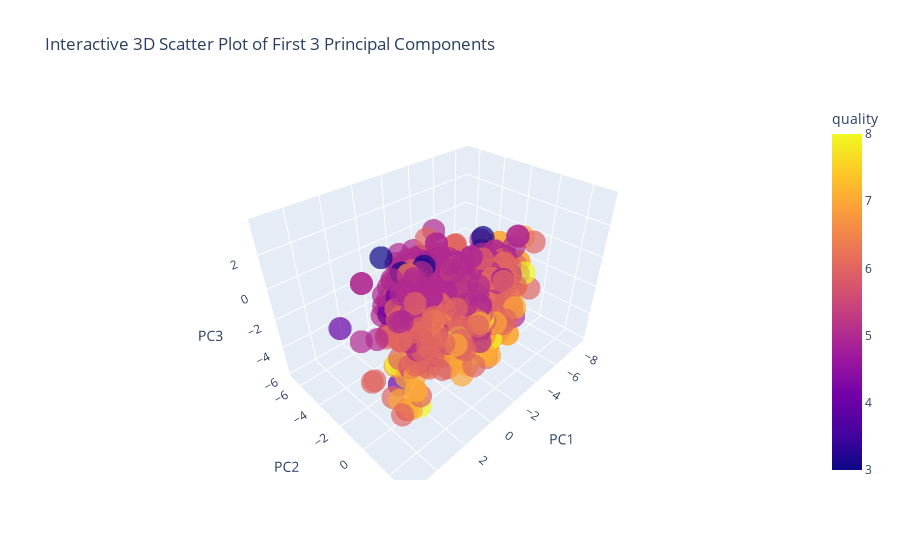

This figure's notebook cell:
### Code cell
import plotly.express as px

pca_3d_df = pd.DataFrame({
    "PC1": df_pcs["PC1"],
    "PC2": df_pcs["PC2"],
    "PC3": df_pcs["PC3"],
    "quality": df["quality"]
})

fig = px.scatter_3d(
    pca_3d_df,
    x="PC1",
    y="PC2",
    z="PC3",
    color="quality",     
    opacity=0.7,
    title="Interactive 3D Scatter Plot of First 3 Principal Components",
)

fig.show()

### Figure 1 — Plotly figure (JSON) as saved in the notebook; plotly's stock layout.template omitted (floating-point values rounded to 4 significant figures; data arrays with more than 128 entries replaced by an {"elided": "..."} marker saying what was removed)
{"data": [{"hovertemplate": "PC1=%{x}<br>PC2=%{y}<br>PC3=%{z}<br>quality=%{marker.color}<extra></extra>", "legendgroup": "", "marker": {"color": {"elided": "1143 int values"}, "coloraxis": "coloraxis", "opacity": 0.7, "symbol": "circle"}, "mode": "markers", "name": "", "scene": "scene", "showlegend": false, "type": "scatter3d", "x": {"elided": "1143 float values"}, "y": {"elided": "1143 float values"}, "z": {"elided": "1143 float values"}}], "layout": {"coloraxis": {"colorbar": {"title": {"text": "quality"}}, "colorscale": [[0, "#0d0887"], [0.1111, "#46039f"], [0.2222, "#7201a8"], [0.3333, "#9c179e"], [0.4444, "#bd3786"], [0.5556, "#d8576b"], [0.6667, "#ed7953"], [0.7778, "#fb9f3a"], [0.8889, "#fdca26"], [1, "#f0f921"]]}, "legend": {"tracegroupgap": 0}, "scene": {"domain": {"x": [0, 1], "y": [0, 1]}, "xaxis": {"title": {"text": "PC1"}}, "yaxis": {"title": {"text": "PC2"}}, "zaxis": {"title": {"text": "PC3"}}}, "title": {"text": "Interactive 3D Scatter Plot of First 3 Principal Components"}}}
